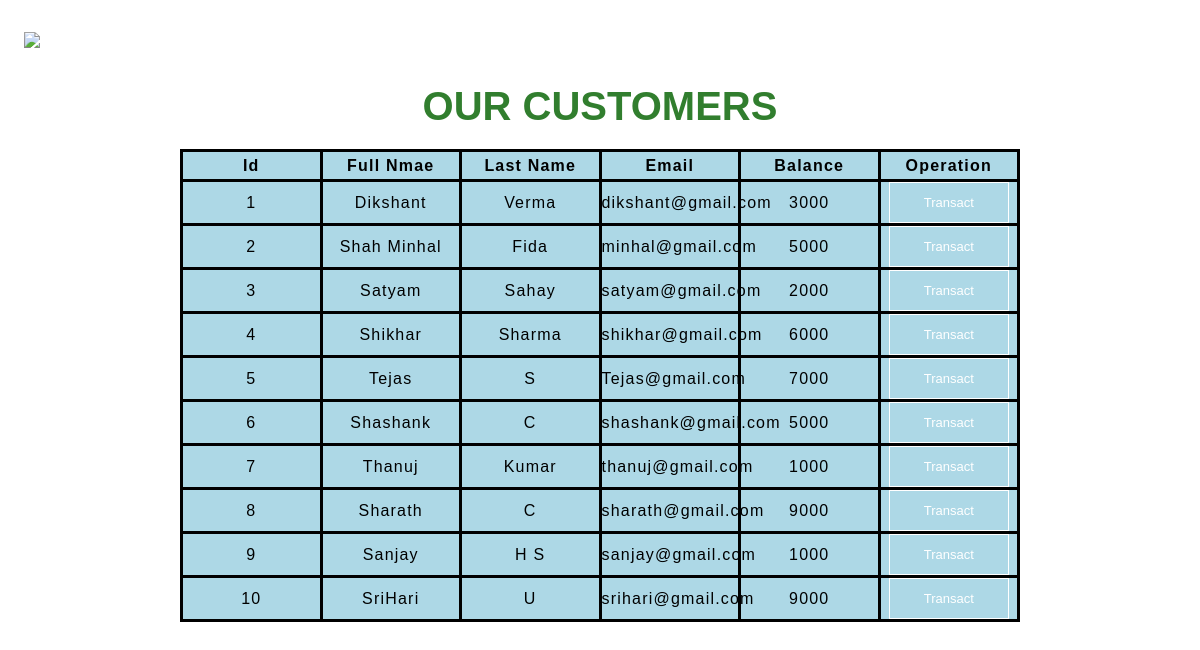
/transfer.php, run on the app's committed database.
### tables this page shows
CREATE TABLE `users` (
  `Id` int(5) NOT NULL,
  `First Name` text NOT NULL,
  `Last Name` text NOT NULL,
  `Email` varchar(30) NOT NULL,
  `Balance` int(8) NOT NULL
);

### transfer.php (the view, shortened to what this page needs)
<!DOCTYPE html>
<html>
<head>
    <link rel="stylesheet" href="css/transfer.css">
    <link rel="stylesheet" href="https://stackpath.bootstrapcdn.com/font-awesome/4.7.0/css/font-awesome.min.css">
</head>
<body>
    <section class="banner">
        <nav>
            <a href="index.html"><img src="img/logo.png"></a>
            <div class="nav-links" id="navlinks">
                <ul>
                    <li><a href="index.php">HOME</a></li>
                    <li><a href="banking.php">BANKING</a></li>
                    <li><a href="transferhistory.php">TRANSFER HISTORY</a></li>
                </ul>
            </div>
        </nav>
        <div class="text-box">
            <h1>OUR CUSTOMERS</h1>
        </div>
    </section>
    <div class="container">
            <div class="row">
                <div class="col">
                    <div class="table-responsive-sm">
                    <table class="table table-hover table-sm table-striped table-condensed table-bordered">
                            <tr>
                            <th scope="col" class="text-center py-2">Id</th>
                            <th scope="col" class="text-center py-2">Full Nmae</th>
                            <th scope="col" class="text-center py-2">Last Name</th>
                            <th scope="col" class="text-center py-2">Email</th>
                            <th scope="col" class="text-center py-2">Balance</th>
                            <th scope="col" class="text-center py-2">Operation</th>
                            </tr>
                <?php
                    include 'config.php';
                    $sql = "SELECT * FROM users";
                    $result = mysqli_query($conn,$sql);
                    while($rows=mysqli_fetch_assoc($result)){
                ?>
                    <tr>
                        <td class="py-2"><?php echo $rows['Id'] ?></td>
                        <td class="py-2"><?php echo $rows['First Name']?></td>
                        <td class="py-2"><?php echo $rows['Last Name']?></td>
                        <td class="py-2"><?php echo $rows['Email']?></td>
                        <td class="py-2"><?php echo $rows['Balance']?></td>
                        <td><a href="selectcustomer.php?id= <?php echo $rows['Id'] ;?>"> <button type="button" class="btn">Transact</button></a></td>
                    </tr>
                <?php
                    }
                ?>
                    </table>
                    </div>
                </div>
            </div>
         </div>
</body>
</html>

### css/transfer.css (style rules this page uses)
* { margin:0; padding:0; font-family: 'Poppins', sans-serif; box-sizing: border-box; font-family: sans-serif; }
nav { display:flex; padding: 2% 2%; justify-content: space-between; align-items: center; }
nav img { width :150px; }
.nav-links { flex: 1; text-align: right; margin-top:0; }
.nav-links ul li { list-style: none; display: inline-block; padding: 8px 12px; position: relative; }
.nav-links ul li a { color: #fff; text-decoration: none; font-size: 14px; }
.nav-links ul li::after { content: ''; width : 0%; height : 2px; background: #f44336; display: block; margin: auto; transition: 0.5s; }
h1 { color: #317e2e; font-weight: bold; transition: 0.5s; text-align: center; font-size: 40px; }
table,td,th { letter-spacing: 1.2px; text-align: center; border:solid black; border-collapse:collapse; color: black; background-color: lightblue; table-layout:fixed; width:130%; }
.container { margin-top: 20px; }
table { margin:auto; width:70%; }
th,td { height:30px; }
.btn { display: inline-block; text-decoration: none; color: #fff; border:1px solid; padding: 12px 34px; font-size: 13px; background: transparent; position: relative; cursor: pointer; }

### transfer.php (style rules this page uses)
body { min-height:100vh; width: 100%; background-image: url(img/banner.png); background-position: center; background-size: cover; position: relative; }

### data on the page
users: Id "1", First Name "Dikshant", Last Name "Verma", Email "dikshant@gmail.com", Balance "3000"
users: Id "2", First Name "Shah Minhal", Last Name "Fida", Email "minhal@gmail.com", Balance "5000"
users: Id "3", First Name "Satyam", Last Name "Sahay", Email "satyam@gmail.com", Balance "2000"
users: Id "4", First Name "Shikhar", Last Name "Sharma", Email "shikhar@gmail.com", Balance "6000"
users: Id "5", First Name "Tejas", Last Name "S", Email "Tejas@gmail.com", Balance "7000"
users: Id "6", First Name "Shashank", Last Name "C", Email "shashank@gmail.com", Balance "5000"
users: Id "7", First Name "Thanuj", Last Name "Kumar", Email "thanuj@gmail.com", Balance "1000"
users: Id "8", First Name "Sharath", Last Name "C", Email "sharath@gmail.com", Balance "9000"
users: Id "9", First Name "Sanjay", Last Name "H S", Email "sanjay@gmail.com", Balance "1000"
users: Id "10", First Name "SriHari", Last Name "U", Email "srihari@gmail.com", Balance "9000"
